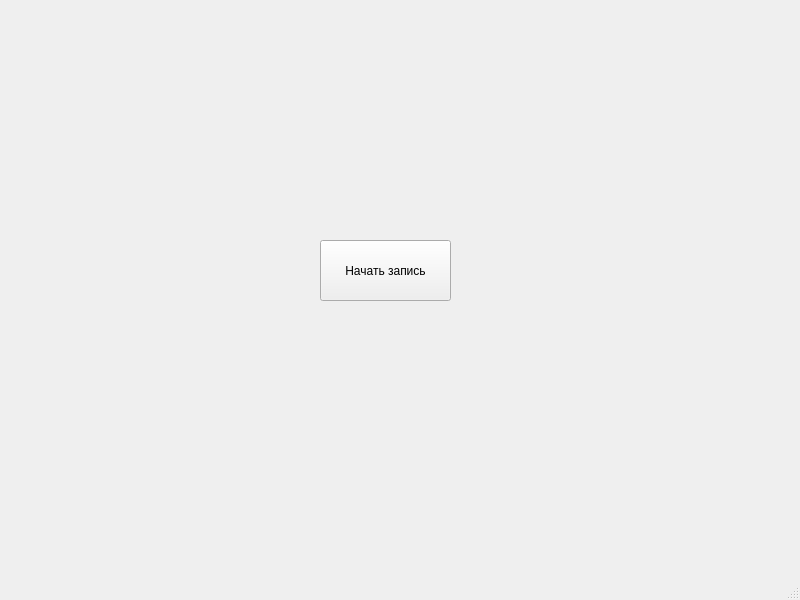
<?xml version="1.0" encoding="UTF-8"?>
<ui version="4.0">
 <class>MainWindow</class>
 <widget class="QMainWindow" name="MainWindow">
  <property name="geometry">
   <rect>
    <x>0</x>
    <y>0</y>
    <width>800</width>
    <height>600</height>
   </rect>
  </property>
  <property name="windowTitle">
   <string>MainWindow</string>
  </property>
  <widget class="QWidget" name="centralwidget">
   <widget class="QPushButton" name="pushButton">
    <property name="geometry">
     <rect>
      <x>320</x>
      <y>240</y>
      <width>131</width>
      <height>61</height>
     </rect>
    </property>
    <property name="text">
     <string>Начать запись</string>
    </property>
   </widget>
  </widget>
  <widget class="QStatusBar" name="statusbar"/>
 </widget>
 <resources/>
 <connections/>
</ui>
